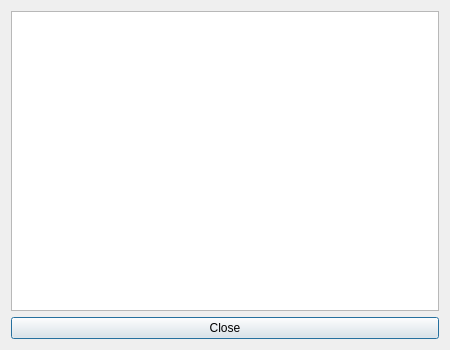
<?xml version="1.0" encoding="UTF-8"?>
<ui version="4.0">
 <class>CsvView</class>
 <widget class="QDialog" name="CsvView">
  <property name="geometry">
   <rect>
    <x>0</x>
    <y>0</y>
    <width>450</width>
    <height>350</height>
   </rect>
  </property>
  <property name="sizePolicy">
   <sizepolicy hsizetype="Expanding" vsizetype="Expanding">
    <horstretch>0</horstretch>
    <verstretch>0</verstretch>
   </sizepolicy>
  </property>
  <property name="windowTitle">
   <string>MyPlanets CSV view (united)</string>
  </property>
  <property name="windowIcon">
   <iconset resource="../res/package.qrc">
    <normaloff>:/images/volume1/iconsettings.png</normaloff>:/images/volume1/iconsettings.png</iconset>
  </property>
  <layout class="QGridLayout" name="gridLayout_2">
   <item row="0" column="0">
    <layout class="QGridLayout" name="gridLayout">
     <item row="0" column="0">
      <widget class="QTextBrowser" name="textBrowser"/>
     </item>
     <item row="1" column="0">
      <widget class="QPushButton" name="closeButton">
       <property name="text">
        <string>Close</string>
       </property>
      </widget>
     </item>
    </layout>
   </item>
  </layout>
 </widget>
 <resources>
  <include location="../res/package.qrc"/>
 </resources>
 <connections/>
</ui>
